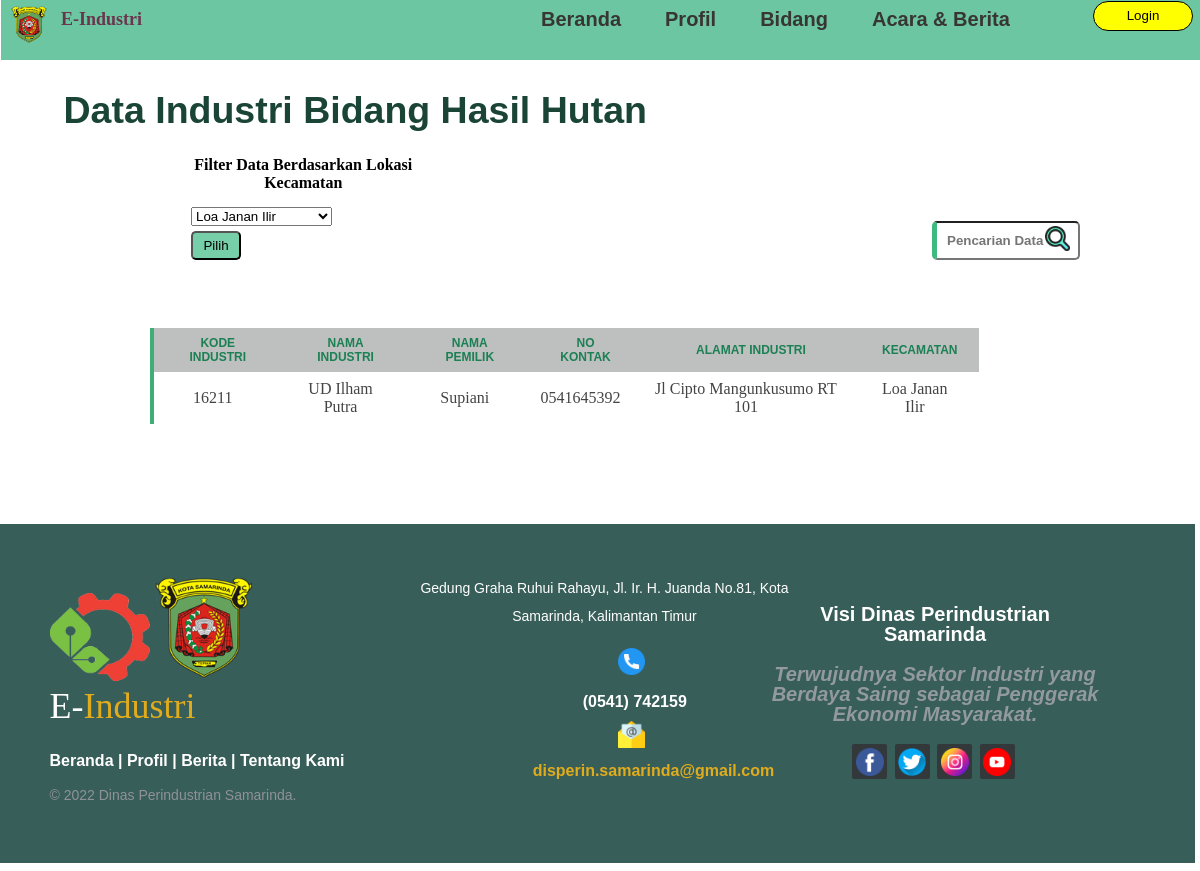
/bidang-hasil-hutan.php, run on the app's committed database.
### tables this page shows
CREATE TABLE `ikm` (
  `kode_industri` int(11) NOT NULL,
  `nama_industri` varchar(30) NOT NULL,
  `nama_pemilik` varchar(30) NOT NULL,
  `kontak` varchar(30) NOT NULL,
  `alamat_industri` text NOT NULL,
  `kode_kecamatan` int(11) NOT NULL,
  `kode_bidang` int(11) NOT NULL
);

CREATE TABLE `kecamatan` (
  `kode_kecamatan` int(11) NOT NULL,
  `nama_kecamatan` varchar(30) NOT NULL
);

### bidang-hasil-hutan.php (the view, shortened to what this page needs)
<?php
include 'konek.php';
$query = "SELECT ikm.*, kecamatan.nama_kecamatan FROM `ikm`, kecamatan WHERE kecamatan.kode_kecamatan = ikm.kode_kecamatan AND `kode_bidang` = '17109'" ;
$exc = $konek->query($query);
?>
<!DOCTYPE html>
<html>
<head>
    <link href="css/index-data.css" rel="stylesheet" type="text/css" />
</head>
<body>
     <div class="topbar">
        <div class="judul">
            <li class="logo"><img src="image/dinas_kaltim.png" alt="" style="width: 12%;"></li>
            <ul class="app">E-Industri</ul>
            <ul class="navbar">
                <li><a href="index.php">Beranda</a></li>
                <li><a href="profil-web.php">Profil</a></li>
                <li class="dropdown" style="border-bottom: 0px;"><a href="">Bidang</a>
                    </li>
                <li class="margin-top: -35px;margin-left: 200px;"><a href="acara.php">Acara & Berita</a></li>
            </ul>
        </div>
        <div class="logo-login">
            <a href="login.php">
                <button type="submit" class="login">
                    <p>Login</p>
                </button>
            </a>
        </div>
    </div>
    <div class="title-data">
        <h2>Data Industri Bidang Hasil Hutan</h2>
    </div>
    <div class="data">
		<form method="post" action="">
            <input style="float:right; font-weight:700; width: 25%; text-decoration: none; padding: 10px 10px; border-radius: 5px; border-left: 5px solid rgb(63, 186, 127); margin-top: 50px; margin-right: -380px;" type="text" name="keyword" placeholder="Pencarian Data" autocomplete="off">
			<img src="image/search.png" alt="" style="float: right; width: 25px; margin-right: -370px; display:block; margin-top: 55px;">
        </form>
	</div>
	<div class="data" style="margin-left: 165px; margin-top: -50px; width: 22%; padding: 8px;">
			<h4 style="margin-top: -1px; margin-bottom: 15px; text-align:center">Filter Data Berdasarkan Lokasi Kecamatan</h4>
			<form action="<?php echo $_SERVER["PHP_SELF"];?>" method="get" style="margin-left: 10px; ">
			<select name="nama_kecamatan" id="">
				<?php
					$sql = mysqli_query($konek, "SELECT * FROM kecamatan GROUP BY nama_kecamatan");
					while ($data = mysqli_fetch_array($sql)) :
				?>
				<option value="<?=$data['nama_kecamatan']?>" ><?=$data['nama_kecamatan'] ?></option>
				<br>
				<?php endwhile ?>
			</select>
			<br>
				<input type="submit" name="submit" value="Pilih" style="margin-top: 5px; width: 50px; background-color: #76cfa8; border-radius: 5px; padding: 5px">
			</form>
		</div>
        <div class="tabel-content">
			<table cellpadding="0" cellspacing="0" style="width: 70%;margin-left: 12%;text-align: center">
				<tbody style="text-align: center;font-size: 12px;">
					<tr>
						<th>Kode Industri</th>
						<th>Nama Industri</th>
                        <th>Nama Pemilik</th>
                        <th>No Kontak</th>
                        <th>Alamat Industri</th>
						<th>Kecamatan</th>
					</tr>
				<tbody style="font-size: 16px;">
					<?php foreach ($exc as $row): ?>
					<tr>
						<td style="padding-left: 10px;"><?= $row['kode_industri'] ?></td>
						<td style="padding-left: 10px;"><?= $row['nama_industri'] ?></td>
                        <td style="padding-left: 10px;"><?= $row['nama_pemilik'] ?></td>
                        <td style="padding-left: 10px;"><?= $row['kontak'] ?></td>
                        <td style="padding-left: 10px;"><?= $row['alamat_industri'] ?></td>
						<td style="padding-left: 10px;"><?= $row['nama_kecamatan'] ?></td>
					</tr>
					<?php endforeach ?>
				</tbody>
			</table>
		</div>
    <div class="footer-distributed" style="margin-top: 100px">
        <div class="footer-left">
            <img src="image/kementrian perindustrian indonesia.png" style="width: 100px;">
            <img src="image/dinas_kaltim.png" style="width: 100px;">
				<h3>E-<span>Industri</span></h3>
				<p class="footer-links">
					<a href="#">Beranda</a>
					|
					<a href="#">Profil</a>
					|
					<a href="#">Berita</a>
					|
					<a href="#">Tentang Kami</a>
				</p>
				<p class="footer-company-name">© 2022 Dinas Perindustrian Samarinda.</p>
			</div>
			<div class="footer-center">
				<div>
					  <p><span>Gedung Graha Ruhui Rahayu, Jl. Ir. H. Juanda No.81, Kota Samarinda, Kalimantan Timur</p>
				</div>
				<div>
					<i class="fa fa-phone"><img src="image/phone-call.png" alt="" style="margin-top: 10px; margin-left: 220px; width: 7%;"></i>
				</div>
                <p style="margin-top: -20px; margin-left: 200px;">(0541) 742159</p>
				<div>
					<i class="fa fa-envelope"><img src="image/email.png" alt="" style="margin-top: 10px; margin-left: 220px; width: 7%;" ></i>
				</div>
                <p style="margin-left: 150px;"><a href="mailto:disperin.samarinda@gmail.com?subject=Ini%20adalah%20judul%20email%20default&body=Hai%20nama%20saya%20">disperin.samarinda@gmail.com</a></p>
			</div>
			<div class="footer-right">
				<p class="footer-company-about" style="text-align: center;">
					<span>Visi Dinas Perindustrian Samarinda</span>
					Terwujudnya Sektor Industri yang Berdaya Saing sebagai Penggerak Ekonomi Masyarakat.</p>
				<div class="footer-icons" align="middle">
					<a class="social-media-icon" href="#"><i class="fab fa-facebook"><img src="image/facebook.png" style="width: 80%;"></i></a>
					<a class="social-media-icon" href="#"><i class="fa fa-twitter"><img src="image/twitter.png" style="width: 80%;"></i></a>
					<a class="social-media-icon" href="#"><i class="fa fa-instagram"><img src="image/instagram.png" style="width: 80%;"></i></a>
					<a class="social-media-icon" href="#"><i class="fa fa-youtube"><img src="image/youtube.png" style="width: 80%;"></i></a>
				</div>
			</div>
        </div>
</body>
</html>

### css/index-data.css (style rules this page uses)
*, *:before, *:after { box-sizing: border-box; }
.topbar { position:fixed; width: 101%; background-color: #6cc6a2; height: 60px; margin-left: -7px; margin-right: 10px; margin-top: -50px; }
.logo { width: 25%; display: block; margin-left: 10px; margin-top: 5px; }
.app { margin-top: -45px; margin-left: 20px; color: #6a354d; font-weight: bolder; font-size: large; font-family:Cambria, Cochin, Georgia, Times, 'Times New Roman', serif; }
.judul { background-color:white(44, 44, 44); color: Black; }
.navbar { margin-left: 500px; margin-bottom: -20px; margin-top: -45px; padding: 0px; }
.judul img { width: 70px; display: block; margin-bottom: 10px; }
.judul ul li { margin-left: 30px; display:inline-block; font-size: 20px; margin-top: 5px; }
.judul a { color:rgb(56, 53, 53); text-decoration:none; transition: .3s; font-weight: 900; font-family:'Lucida Sans', 'Lucida Sans Regular', 'Lucida Grande', 'Lucida Sans Unicode', Geneva, Verdana, sans-serif; margin-top: 10px; margin-left: 10px; }
.logo-login { width: 100px; display: block; float: right; height: 5px; margin-top: -10px; margin-right: 20px; }
.logo-login p { margin-top: 5px; }
.login { float: right; outline: 0; width : 100px; background-color: yellow; height: 30px; border-radius: 25px; border: 1.5px solid black; transition: .5s; }
.data { margin-top: 100px; margin-bottom: 10px; text-align: left; width: 50%; margin-left: 100px; }
.title-data { font-size: 25px; padding: 8px 20px; margin-left: 3%; margin-top: 50px; margin-bottom: -100px; text-align: left; font-weight: bolder; font-family:'Gill Sans', 'Gill Sans MT', Calibri, 'Trebuchet MS', sans-serif; color: rgb(26, 68, 53); }
.tabel-content { margin-top: 40px; }
.tabel-content table { color: #444; border-collapse:separate; width: 40%; border-left: 4px solid rgb(61, 174, 119); }
.tabel-content tr th { background: #bebfbf; color: rgb(27, 128, 84); font-weight: bolder; font-family:Verdana, Geneva, Tahoma, sans-serif; text-transform: uppercase; }
.tabel-content th, td { padding: 8px 20px; text-align: center; }
.footer-distributed { background-color: #385e59; box-sizing: border-box; width: 101%; text-align: left; font: bold 16px sans-serif; padding: 50px 50px 60px 50px; margin-top: -200px; margin-left: -8.5px; }
.footer-distributed .footer-left, .footer-distributed .footer-center, .footer-distributed .footer-right { display: inline-block; vertical-align: top; }
.footer-distributed .footer-left { width: 30%; }
.footer-distributed h3 { color: #ffffff; font: normal 36px 'Cookie', cursive; margin: 0; }
.footer-distributed .footer-left img { width: 30%; }
.footer-distributed h3 span { color: #e0ac1c; }
.footer-distributed .footer-links { color: #ffffff; margin: 20px 0 12px; }
.footer-distributed .footer-links a { display:inline-block; line-height: 1.8; text-decoration: none; color: inherit; }
.footer-distributed .footer-company-name { color: #8f9296; font-size: 14px; font-weight: normal; margin: 0; }
.footer-distributed .footer-center { width: 35%; }
.footer-distributed .footer-center i { color: #ffffff; font-size: 10px; width: 15px; height: 315px; border-radius: 50%; text-align: center; line-height: 42px; margin: 10px 15px; vertical-align: middle; }
.footer-distributed .footer-center img { width: 30px; margin-top: 20px; }
.footer-distributed .footer-center i.fa-envelope { font-size: 17px; line-height: 38px; color: blanchedalmond; }
.footer-distributed .footer-center p { display: inline-block; color: #ffffff; text-align: center; margin:0; }
.footer-distributed .footer-center p span { display:block; font-weight: normal; font-size:14px; line-height:2; }
.footer-distributed .footer-center p a { color: #e0ac1c; text-decoration: none;; }
.footer-distributed .footer-right { width: 30%; }
.footer-distributed .footer-company-about { line-height: 20px; color: #92999f; font-size: 20px; font-style: italic; margin: 0; margin-top: 30px; }
.footer-distributed .footer-company-about span { display: block; color: #ffffff; font-size: 20px; font-weight: bold; font-style: normal; margin-bottom: 20px; text-align: center; }
.footer-distributed .footer-icons { margin-top: 20px; align-content: center; }
.footer-distributed .footer-icons a { display: inline-block; width: 35px; height: 35px; cursor: pointer; background-color: #33383b; border-radius: 2px; font-size: 50px; color: #ffffff; text-align: center; line-height: 30px; margin-right: 3px; margin-bottom: 1px; }

### data on the page
ikm: kode_industri "16211", nama_industri "UD Ilham Putra", nama_pemilik "Supiani", kontak "0541645392", alamat_industri "Jl Cipto Mangunkusumo RT 101", kode_kecamatan.nama_kecamatan "Loa Janan Ilir"

### other printed values
form field nama_kecamatan "Loa Janan Ilir"
